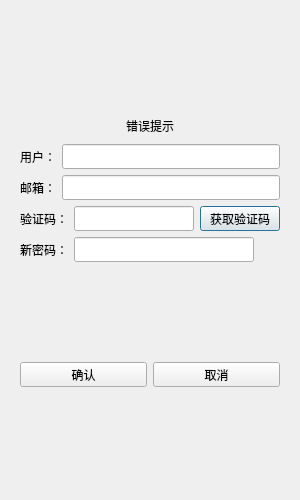
<?xml version="1.0" encoding="UTF-8"?>
<ui version="4.0">
 <class>ResetDialog</class>
 <widget class="QDialog" name="ResetDialog">
  <property name="geometry">
   <rect>
    <x>0</x>
    <y>0</y>
    <width>300</width>
    <height>500</height>
   </rect>
  </property>
  <property name="minimumSize">
   <size>
    <width>300</width>
    <height>500</height>
   </size>
  </property>
  <property name="maximumSize">
   <size>
    <width>300</width>
    <height>500</height>
   </size>
  </property>
  <property name="windowTitle">
   <string>Dialog</string>
  </property>
  <layout class="QHBoxLayout" name="horizontalLayout">
   <item>
    <widget class="QStackedWidget" name="stackedWidget">
     <property name="currentIndex">
      <number>0</number>
     </property>
     <widget class="QWidget" name="page">
      <layout class="QVBoxLayout" name="verticalLayout_2">
       <item>
        <layout class="QVBoxLayout" name="verticalLayout_6">
         <item>
          <spacer name="verticalSpacer_2">
           <property name="orientation">
            <enum>Qt::Orientation::Vertical</enum>
           </property>
           <property name="sizeHint" stdset="0">
            <size>
             <width>20</width>
             <height>40</height>
            </size>
           </property>
          </spacer>
         </item>
         <item>
          <widget class="QLabel" name="ErrorTipsLabel">
           <property name="minimumSize">
            <size>
             <width>0</width>
             <height>25</height>
            </size>
           </property>
           <property name="maximumSize">
            <size>
             <width>300</width>
             <height>25</height>
            </size>
           </property>
           <property name="text">
            <string>错误提示</string>
           </property>
           <property name="alignment">
            <set>Qt::AlignmentFlag::AlignCenter</set>
           </property>
          </widget>
         </item>
         <item>
          <layout class="QHBoxLayout" name="horizontalLayout_2">
           <item>
            <widget class="QLabel" name="UserLabel">
             <property name="minimumSize">
              <size>
               <width>0</width>
               <height>25</height>
              </size>
             </property>
             <property name="maximumSize">
              <size>
               <width>16777215</width>
               <height>25</height>
              </size>
             </property>
             <property name="text">
              <string>用户：</string>
             </property>
             <property name="textInteractionFlags">
              <set>Qt::TextInteractionFlag::NoTextInteraction</set>
             </property>
            </widget>
           </item>
           <item>
            <widget class="QLineEdit" name="UserEdit">
             <property name="minimumSize">
              <size>
               <width>0</width>
               <height>25</height>
              </size>
             </property>
             <property name="maximumSize">
              <size>
               <width>16777215</width>
               <height>25</height>
              </size>
             </property>
            </widget>
           </item>
          </layout>
         </item>
         <item>
          <layout class="QHBoxLayout" name="horizontalLayout_4">
           <item>
            <widget class="QLabel" name="MailLabel">
             <property name="minimumSize">
              <size>
               <width>0</width>
               <height>25</height>
              </size>
             </property>
             <property name="maximumSize">
              <size>
               <width>16777215</width>
               <height>25</height>
              </size>
             </property>
             <property name="text">
              <string>邮箱：</string>
             </property>
            </widget>
           </item>
           <item>
            <widget class="QLineEdit" name="MailEdit">
             <property name="minimumSize">
              <size>
               <width>0</width>
               <height>25</height>
              </size>
             </property>
             <property name="maximumSize">
              <size>
               <width>16777215</width>
               <height>25</height>
              </size>
             </property>
            </widget>
           </item>
          </layout>
         </item>
         <item>
          <layout class="QHBoxLayout" name="horizontalLayout_8">
           <item>
            <widget class="QLabel" name="Codelabel">
             <property name="minimumSize">
              <size>
               <width>0</width>
               <height>25</height>
              </size>
             </property>
             <property name="maximumSize">
              <size>
               <width>16777215</width>
               <height>25</height>
              </size>
             </property>
             <property name="text">
              <string>验证码：</string>
             </property>
            </widget>
           </item>
           <item>
            <widget class="QLineEdit" name="CodeEdit">
             <property name="minimumSize">
              <size>
               <width>0</width>
               <height>25</height>
              </size>
             </property>
             <property name="maximumSize">
              <size>
               <width>16777215</width>
               <height>25</height>
              </size>
             </property>
            </widget>
           </item>
           <item>
            <widget class="TimeBtn" name="GetCodeButton">
             <property name="minimumSize">
              <size>
               <width>0</width>
               <height>25</height>
              </size>
             </property>
             <property name="maximumSize">
              <size>
               <width>16777215</width>
               <height>25</height>
              </size>
             </property>
             <property name="text">
              <string>获取验证码</string>
             </property>
            </widget>
           </item>
          </layout>
         </item>
         <item>
          <layout class="QHBoxLayout" name="horizontalLayout_5">
           <item>
            <widget class="QLabel" name="PasswdLabel">
             <property name="minimumSize">
              <size>
               <width>0</width>
               <height>25</height>
              </size>
             </property>
             <property name="maximumSize">
              <size>
               <width>16777215</width>
               <height>25</height>
              </size>
             </property>
             <property name="text">
              <string>新密码：</string>
             </property>
            </widget>
           </item>
           <item>
            <widget class="QLineEdit" name="PasswdEdit">
             <property name="minimumSize">
              <size>
               <width>0</width>
               <height>25</height>
              </size>
             </property>
             <property name="maximumSize">
              <size>
               <width>16777215</width>
               <height>25</height>
              </size>
             </property>
             <property name="echoMode">
              <enum>QLineEdit::EchoMode::Normal</enum>
             </property>
            </widget>
           </item>
           <item>
            <widget class="ClickedLabel" name="PasswdVisible">
             <property name="minimumSize">
              <size>
               <width>20</width>
               <height>20</height>
              </size>
             </property>
             <property name="maximumSize">
              <size>
               <width>16777215</width>
               <height>20</height>
              </size>
             </property>
             <property name="text">
              <string/>
             </property>
            </widget>
           </item>
          </layout>
         </item>
         <item>
          <spacer name="verticalSpacer_7">
           <property name="orientation">
            <enum>Qt::Orientation::Vertical</enum>
           </property>
           <property name="sizeHint" stdset="0">
            <size>
             <width>20</width>
             <height>40</height>
            </size>
           </property>
          </spacer>
         </item>
         <item>
          <layout class="QHBoxLayout" name="horizontalLayout_3">
           <item>
            <widget class="QPushButton" name="ConfirmBtn">
             <property name="minimumSize">
              <size>
               <width>0</width>
               <height>25</height>
              </size>
             </property>
             <property name="maximumSize">
              <size>
               <width>16777215</width>
               <height>25</height>
              </size>
             </property>
             <property name="text">
              <string>确认</string>
             </property>
            </widget>
           </item>
           <item>
            <widget class="QPushButton" name="CancelBtn">
             <property name="minimumSize">
              <size>
               <width>0</width>
               <height>25</height>
              </size>
             </property>
             <property name="maximumSize">
              <size>
               <width>16777215</width>
               <height>25</height>
              </size>
             </property>
             <property name="text">
              <string>取消</string>
             </property>
            </widget>
           </item>
          </layout>
         </item>
         <item>
          <spacer name="verticalSpacer">
           <property name="orientation">
            <enum>Qt::Orientation::Vertical</enum>
           </property>
           <property name="sizeHint" stdset="0">
            <size>
             <width>20</width>
             <height>40</height>
            </size>
           </property>
          </spacer>
         </item>
        </layout>
       </item>
      </layout>
     </widget>
     <widget class="QWidget" name="page_2">
      <widget class="QWidget" name="verticalLayoutWidget">
       <property name="geometry">
        <rect>
         <x>0</x>
         <y>0</y>
         <width>281</width>
         <height>481</height>
        </rect>
       </property>
       <layout class="QVBoxLayout" name="verticalLayout_3">
        <item>
         <spacer name="verticalSpacer_4">
          <property name="orientation">
           <enum>Qt::Orientation::Vertical</enum>
          </property>
          <property name="sizeHint" stdset="0">
           <size>
            <width>20</width>
            <height>40</height>
           </size>
          </property>
         </spacer>
        </item>
        <item>
         <layout class="QHBoxLayout" name="horizontalLayout_10">
          <item>
           <widget class="QLabel" name="ReturnTipLabel">
            <property name="layoutDirection">
             <enum>Qt::LayoutDirection::LeftToRight</enum>
            </property>
            <property name="text">
             <string>重置成功，5s后自动返回登录页</string>
            </property>
            <property name="alignment">
             <set>Qt::AlignmentFlag::AlignCenter</set>
            </property>
           </widget>
          </item>
         </layout>
        </item>
        <item>
         <widget class="QLabel" name="label_2">
          <property name="text">
           <string>可点击下方按钮直接返回登录</string>
          </property>
          <property name="alignment">
           <set>Qt::AlignmentFlag::AlignCenter</set>
          </property>
         </widget>
        </item>
        <item>
         <spacer name="verticalSpacer_6">
          <property name="orientation">
           <enum>Qt::Orientation::Vertical</enum>
          </property>
          <property name="sizeHint" stdset="0">
           <size>
            <width>20</width>
            <height>40</height>
           </size>
          </property>
         </spacer>
        </item>
        <item>
         <layout class="QHBoxLayout" name="horizontalLayout_9">
          <item>
           <spacer name="horizontalSpacer">
            <property name="orientation">
             <enum>Qt::Orientation::Horizontal</enum>
            </property>
            <property name="sizeHint" stdset="0">
             <size>
              <width>40</width>
              <height>20</height>
             </size>
            </property>
           </spacer>
          </item>
          <item>
           <widget class="QPushButton" name="ReturnBtn">
            <property name="text">
             <string>返回登录</string>
            </property>
           </widget>
          </item>
          <item>
           <spacer name="horizontalSpacer_2">
            <property name="orientation">
             <enum>Qt::Orientation::Horizontal</enum>
            </property>
            <property name="sizeHint" stdset="0">
             <size>
              <width>40</width>
              <height>20</height>
             </size>
            </property>
           </spacer>
          </item>
         </layout>
        </item>
        <item>
         <spacer name="verticalSpacer_5">
          <property name="orientation">
           <enum>Qt::Orientation::Vertical</enum>
          </property>
          <property name="sizeHint" stdset="0">
           <size>
            <width>20</width>
            <height>40</height>
           </size>
          </property>
         </spacer>
        </item>
       </layout>
      </widget>
     </widget>
    </widget>
   </item>
  </layout>
 </widget>
 <customwidgets>
  <customwidget>
   <class>ClickedLabel</class>
   <extends>QLabel</extends>
   <header>clickedlabel.h</header>
  </customwidget>
  <customwidget>
   <class>TimeBtn</class>
   <extends>QPushButton</extends>
   <header>timebtn.h</header>
  </customwidget>
 </customwidgets>
 <resources/>
 <connections/>
</ui>
